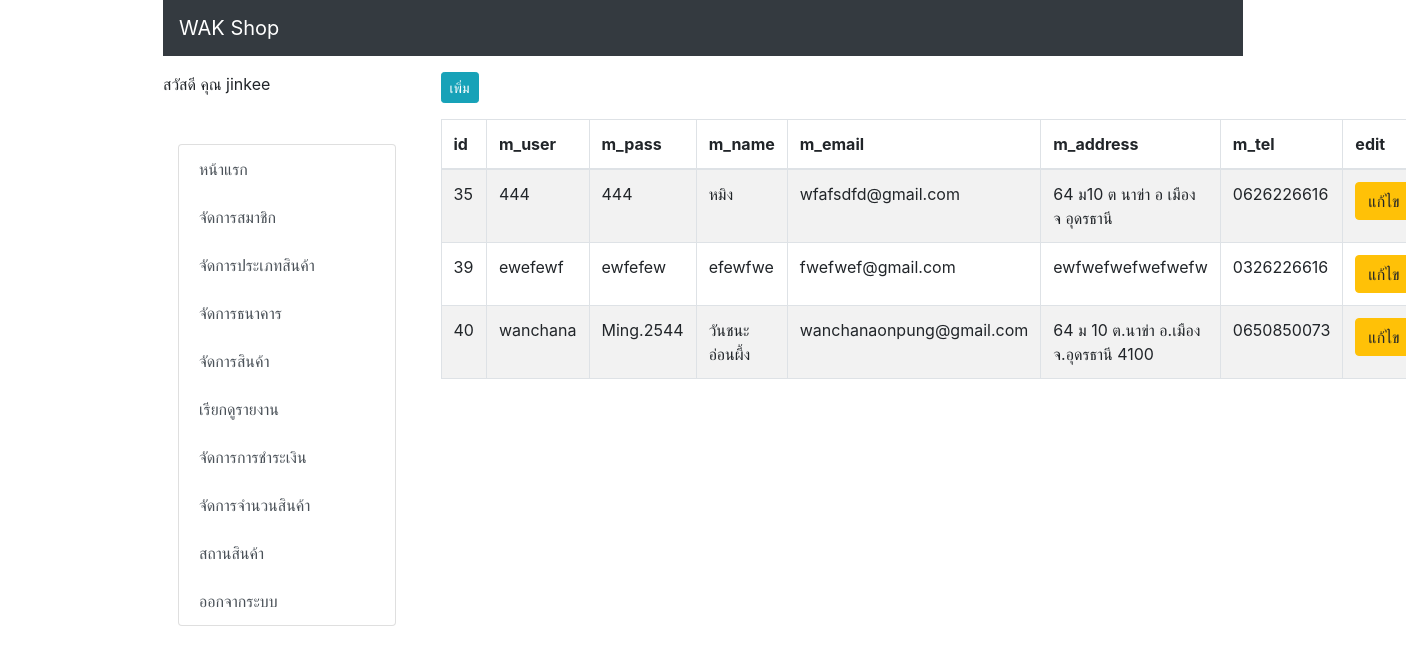
The page /backend/member.php (signed in) on the database its author committed.
### tables this page shows
CREATE TABLE `tbl_member` (
  `member_id` int(11) NOT NULL,
  `m_user` varchar(20) NOT NULL,
  `m_pass` varchar(20) NOT NULL,
  `m_name` varchar(100) NOT NULL,
  `m_gender` varchar(10) NOT NULL,
  `m_email` varchar(100) NOT NULL,
  `m_tel` varchar(20) NOT NULL,
  `m_address` varchar(200) NOT NULL,
  `birth_date` date NOT NULL DEFAULT current_timestamp(),
  `date_save` timestamp NOT NULL DEFAULT current_timestamp()
);

### backend/member_list.php (the view, shortened to what this page needs)
<?php
include('h.php');
include('con_db.php');
$query = "SELECT * FROM tbl_member ORDER BY member_id ASC" or die("Error:" . mysqli_error($conn));
$result = mysqli_query($conn, $query);
echo '<table id="member" class="table table-bordered table-striped">';
echo "
<thead>
<th>id</th>
<th>m_user</th>
<th>m_pass</th>
<th>m_name</th>
<th>m_email</th>
<th>m_address</th>
<th>m_tel</th>
<th>edit</th>
<th>delete</th>
</thead>
<tbody>";
while($row = mysqli_fetch_array($result)) {
    echo "<tr>";
    echo "<td>" . $row["member_id"] .  "</td>";
    echo "<td>" . $row["m_user"] .  "</td>";
    echo "<td>" . $row["m_pass"] .  "</td>";
    echo "<td>" . $row["m_name"] .  "</td>";
    echo "<td>" . $row["m_email"] .  "</td>";
    echo "<td>" . $row["m_address"] .  "</td>";
    echo "<td>" . $row["m_tel"] .  "</td>";
    echo "<td><a href='member.php?act=edit&ID={$row['member_id']}' class='btn btn-warning btn-xs'>แก้ไข</a></td>";
    echo "</tr>";
}
echo "</tbody>";
echo "</table>";
?>

### backend/navbar.php (style rules this page uses)
html, body { height:100%px; margin: 3; padding: 0; }

### rows shown on the page
tbl_member: member_id "35", m_user "444", m_pass "444", m_name "หมิง", m_email "wfafsdfd@gmail.com", m_address "64 ม10 ต นาข่า อ เมือง จ อุดรธานี", m_tel "0626226616"
tbl_member: member_id "39", m_user "ewefewf", m_pass "ewfefew", m_name "efewfwe", m_email "fwefwef@gmail.com", m_address "ewfwefwefwefwefw", m_tel "0326226616"
tbl_member: member_id "40", m_user "wanchana", m_pass "Ming.2544", m_name "วันชนะ อ่อนผึ้ง", m_email "wanchanaonpung@gmail.com", m_address "64 ม 10 ต.นาข่า อ.เมือง จ.อุดรธานี 4100", m_tel "0650850073"

### other values the page prints
$a_name "jinkee"
